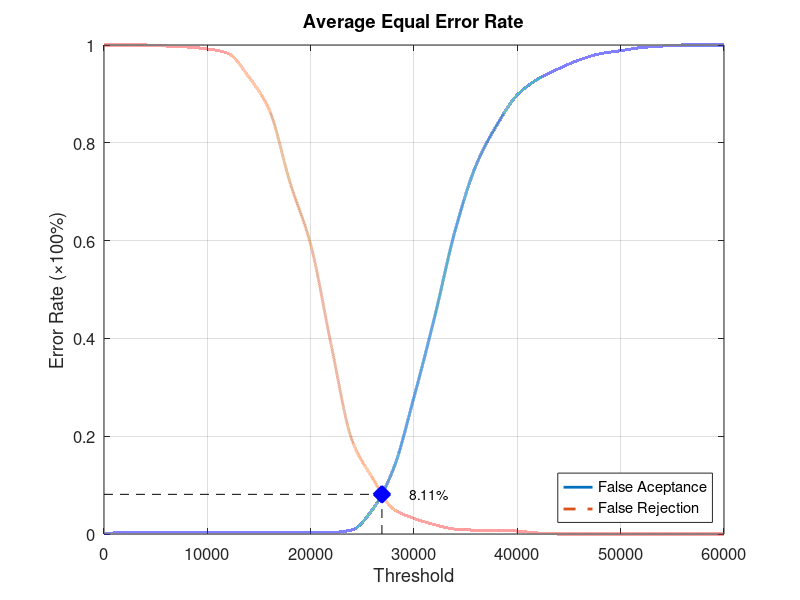
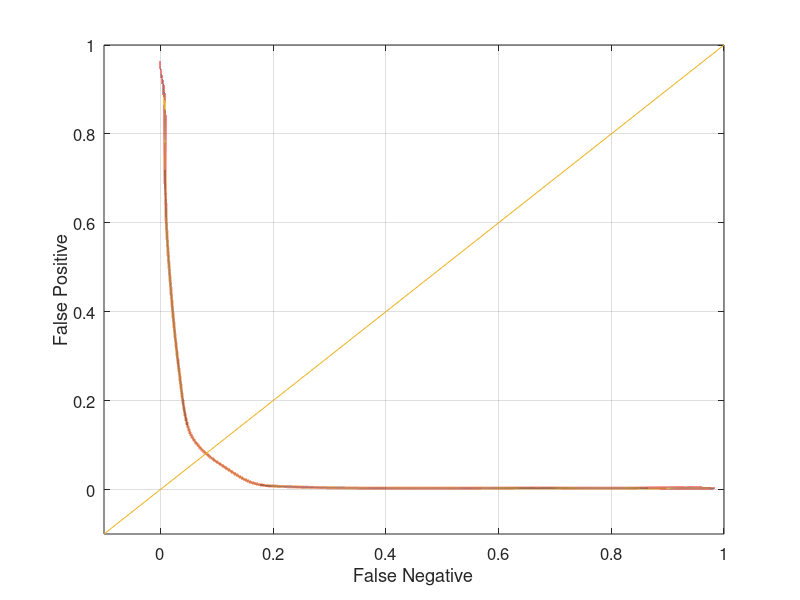

MATLAB code for these plots, in order:
function yEER = Database3Average
close all;
clear;
clc;
x = 0:2000:60000;
xq = 0:0.5:60000;

y0 = [0 0.0031579 0.0031579 0.0031579 0.0031579 0.0031579 0.0031579 0.0031579 0.0031579 0.0031579 0.0031579 0.0031579 0.00842105 0.0505263 0.132632 0.28 0.444211 0.622105 0.753684 0.83579 0.897895 0.930526 0.951579 0.969474 0.982105 0.988421 0.994737 0.997895 1 1 1];
yy0 = interp1(x, y0, xq, 'pchip');
y1 = [1 1 1 0.998 0.996 0.992 0.983 0.935 0.867 0.719 0.592 0.385 0.192 0.114 0.051 0.032 0.019 0.01 0.008 0.008 0.006 0.002 0 0 0 0 0 0 0 0 0];
yy1 = interp1(x, y1, xq, 'pchip');

% Calculating EER: 
y2 = abs(y0 - y1);
find(y2 == min(y2))
yy2 = abs(yy0 - yy1);
xEER = find(yy2 == min(yy2));
xEERIndex = xq(xEER) % X-axis EER
yEER = yy0(xEER) % Y-axis EER

main = figure
plot(xq, yy0,'-','LineWidth', 2);	hold on
plot(xq, yy1,'--','LineWidth', 2);	hold on
plot([xEERIndex xEERIndex], [0 yEER], 'k--');	hold on
plot([0 xEERIndex], [yEER yEER], 'k--');	hold on
plot(xEERIndex, yEER, 'bx', 'LineWidth', 10);	hold on
text(xEERIndex + 10 * xEERIndex / 100, yEER, [num2str(round((10000 * yEER)) / 100) '%'])
legend('False Aceptance', 'False Rejection', 'Location', 'SouthEast')
xlabel('Threshold')
ylabel('Error Rate (\times100%)')
title('Average Equal Error Rate')
set(gca, 'FontSize', 12)
axis([0 60000 0 1])
grid on

print(main, 'Database3AverageMain', '-dpng');
FNRxFPR = figure('Color', [1 1 1]);
plot(yy1, yy0, '-', yy1, yy0, 'LineWidth', 2);
hold on
y = -0.1:0.1:1
plot(y, y); 
set(gca, 'FontSize', 12)
xlabel('False Negative')
ylabel('False Positive')
axis([-0.1 1 -0.1 1])
set(gca, 'FontSize', 12)
grid on

print(FNRxFPR, 'Database3AverageFNRxFPR','-dpng');
end
